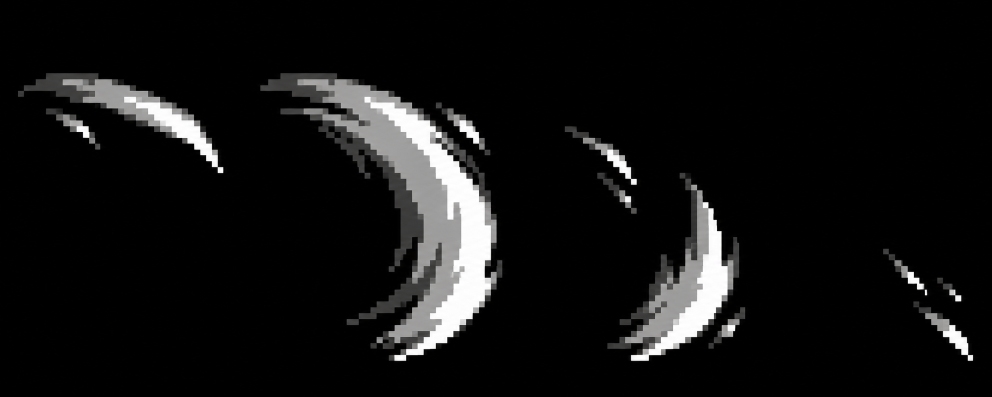
#> input picture design/concepts/fx-g11/codex/arc-down-raw-v1.png, 1983 x 793 px (shown at 1/2 size); its folder holds 6 pictures in this run
$ python export-v1.py
#> lines starting #> are read from the running program, lines starting #| are printed output that depends on the picture
from PIL import Image
from pathlib import Path
import json
import numpy as np

root=Path(__file__).parent
ids=['arc-down','arc-sweep-rl','arc-sweep-lr','arc-up','arc-thrust','arc-spin']
palette=np.array([0,60,154,255],dtype=np.int16)
line=Image.new('RGB',(1024,1536),'black')
#> line: PIL image 1024x1536 RGB; every value is 0
native_line=Image.new('RGB',(256,384),'black')
#> native_line: PIL image 256x384 RGB; every value is 0
report=[]
for row,name in enumerate(ids):
    raw=Image.open(root/f'{name}-raw-v1.png').convert('RGB')
#> raw is the input picture: PIL image 1983x793 RGB; mean R, G, B 18.1, 18, 17.9
    sheet=Image.new('RGB',(256,64),'black'); frames=[]; stats=[]
#> after `sheet = Image.new('RGB', (256, 64), 'black')`: sheet: PIL image 256x64 RGB; every value is 0
    cw=raw.width/4
#> cw = 495.8
    # One scale per entire sheet, preserving source aspect and relative keyframe size.
    factor=min(58/cw,58/raw.height)
#> factor = 0.0731
    sw,sh=round(cw*factor),round(raw.height*factor)
#> sw = 36; sh = 58
    for i in range(4):
        cell=raw.crop((round(i*cw),0,round((i+1)*cw),raw.height))
        cell=cell.resize((sw,sh),Image.Resampling.NEAREST)
        v=np.asarray(cell,dtype=np.int16).mean(axis=2)
        v=palette[np.abs(v[:,:,None]-palette).argmin(axis=2)].astype('uint8')
        cell=Image.fromarray(v).convert('RGB')
        frame=Image.new('RGB',(64,64),'black');frame.paste(cell,((64-sw)//2,(64-sh)//2))
        sheet.paste(frame,(i*64,0));frames.append(frame.resize((256,256),Image.Resampling.NEAREST))
        a=np.asarray(frame)[:,:,0];ys,xs=np.where(a>0)
        bounds=[int(xs.min()),int(ys.min()),int(xs.max()+1),int(ys.max()+1)] if len(xs) else None
        stats.append({'frame':i,'area':int((a>0).sum()),'bounds':bounds,'colourCounts':{str(c):int((a==c).sum()) for c in palette}})
#> this loop made 4 passes
#> bounds on passes 1 to 4: [19, 14, 46, 28], [17, 14, 50, 56], [14, 22, 50, 56], [34, 39, 47, 55]
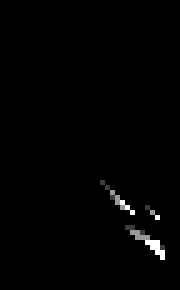
#> cell: PIL image 36x58 RGB (shown 5 times larger); min 0, max 255, mean 2.4
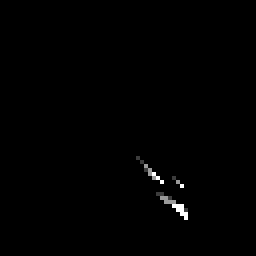
#> frame: PIL image 64x64 RGB (shown 4 times larger); min 0, max 255, mean 1.2
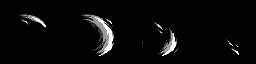
#> sheet: PIL image 256x64 RGB; min 0, max 255, mean 9
#> after the loop, frames = 4 items; stats = 4 items
    out=sheet.resize((1024,256),Image.Resampling.NEAREST)
    assert set(out.getdata())<=set((int(v),)*3 for v in palette)
    a=np.asarray(out);assert np.array_equal(a,np.asarray(sheet).repeat(4,0).repeat(4,1))
    for i in range(4):
        c=np.asarray(sheet)[:,i*64:(i+1)*64]
        assert not c[:3].any() and not c[-3:].any() and not c[:,:3].any() and not c[:,-3:].any()
#> this loop made 4 passes
#> pass 1, `c=np.asarray(sheet)[:,i*64:(i+1)*64]`:
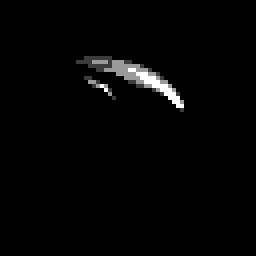
#> c: shape (64, 64, 3) (shown 4 times larger); min 0, max 255, mean 4.5
    assert stats[0]['area']<stats[1]['area'] and stats[3]['area']<stats[1]['area']*.25
    for path,im in [(root/f'{name}-v1.png',out),(root/f'{name}-native-v1.png',sheet)]:
        assert not path.exists(),path
        im.save(path)
#> this loop made 2 passes
    preview=root/f'{name}-preview-v1.png';assert not preview.exists()
    frames.append(Image.new('RGB',(256,256),'black'))
    frames[0].save(preview,save_all=True,append_images=frames[1:],duration=[25,40,35,30,600],loop=0,disposal=0,blend=0)
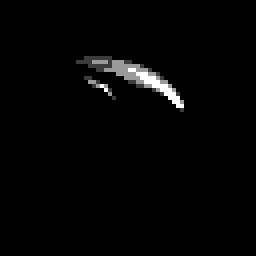
#> saved as arc-down-preview-v1.png: PIL image 256x256 RGB; min 0, max 255, mean 4.5
    line.paste(out,(0,row*256));native_line.paste(sheet,(0,row*64))
#> after `line.paste(out, (0, row * 256))`:
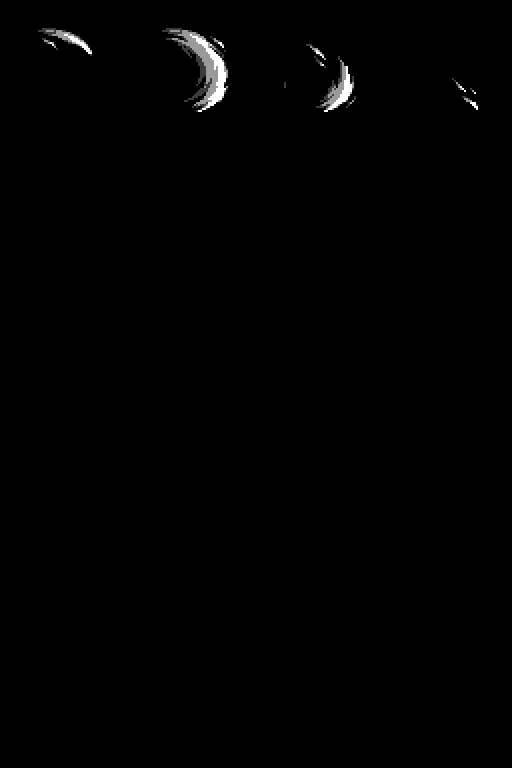
#> line: PIL image 1024x1536 RGB (shown at 1/2 size); min 0, max 255, mean 1.5
#> after `native_line.paste(sheet, (0, row * 64))`:
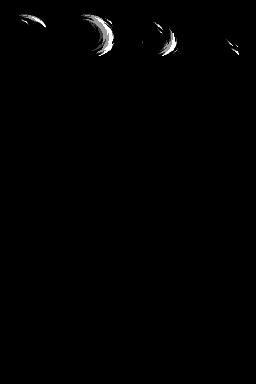
#> native_line: PIL image 256x384 RGB; min 0, max 255, mean 1.5
    peak=stats[1]['bounds'];span=max(peak[2]-peak[0],peak[3]-peak[1])
#> after `peak = stats[1]['bounds']`: peak = [17, 14, 50, 56]
#> after `span = max(peak[2] - peak[0], peak[3] - peak[1])`: span = 42
    report.append({'id':name,'rawSize':list(raw.size),'sheet':f'{name}-v1.png','sheetSize':[1024,256],
        'cellSize':[256,256],'nativeCellSize':[64,64],'cols':4,'frameCount':4,
        'anchorArtPx':[32,32] if name=='arc-spin' else [8,32],
        'suggestedFrameMs':[25,40,35,30],'previewBlackHoldMs':600,'peakSpanArtPx':span,
        'suggestedWorldScaleFor80pxPeak':round(80/span,3),'frames':stats,'exact4xGrid':True,'blackGutters':True})
#> pass 2 of the loop `for row,name in enumerate(ids):`:
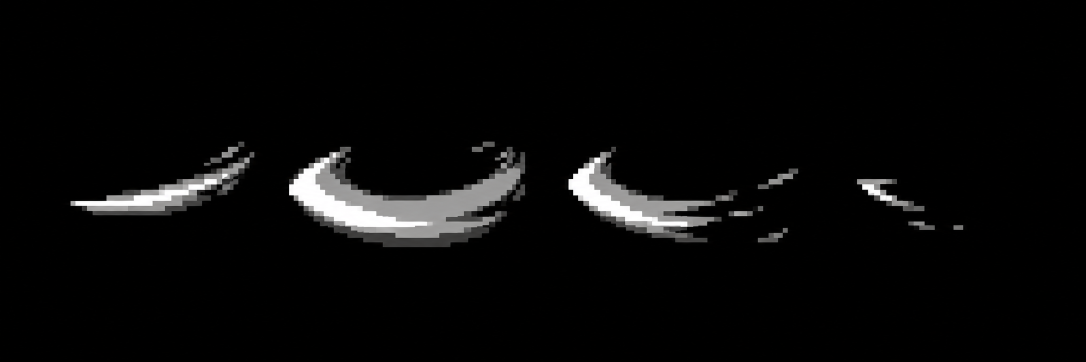
#> input picture design/concepts/fx-g11/codex/arc-sweep-rl-raw-v1.png, 2172 x 724 px (shown at 1/2 size)
#> raw is the input picture: PIL image 2172x724 RGB; mean R, G, B 9.3, 9.2, 9.1
#> the loop `for i in range(4):` made 4 passes
#> bounds on passes 1 to 4: [21, 26, 51, 38], [13, 26, 51, 43], [14, 27, 51, 42], [17, 32, 34, 40]
#> after the loop `for i in range(4):`:
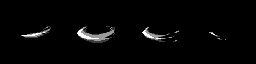
#> sheet: PIL image 256x64 RGB; min 0, max 255, mean 5.6
#> the loop `for path,im in [(root/f'{name}-v1.png',out),(root/f'{name}-native-v1.p..` made 2 passes
#> `native_line.paste(sheet, (0, row * 64))`:
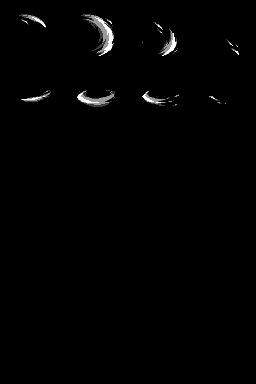
#> native_line: PIL image 256x384 RGB; min 0, max 255, mean 2.4
#> peak = [13, 26, 51, 43]
#> span = 38
#> pass 3 of the loop `for row,name in enumerate(ids):`:
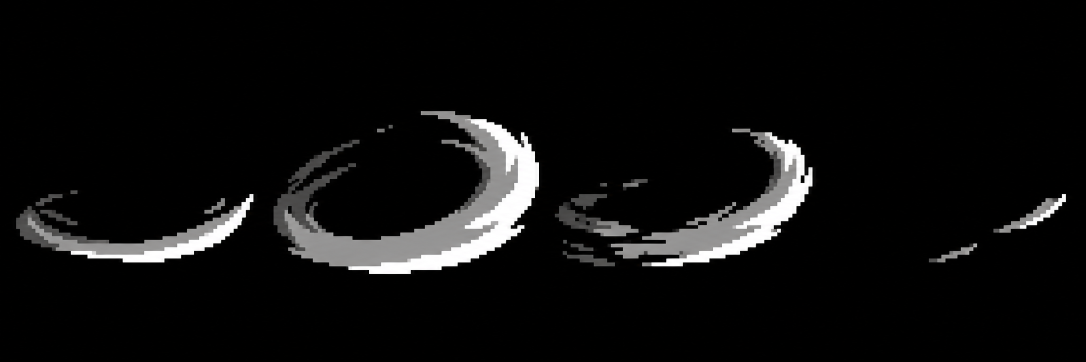
#> input picture design/concepts/fx-g11/codex/arc-sweep-lr-raw-v1.png, 2172 x 724 px (shown at 1/2 size)
#> raw is the input picture: PIL image 2172x724 RGB; mean R, G, B 14.5, 14.4, 14.3
#> the loop `for i in range(4):` made 4 passes
#> bounds on passes 1 to 4: [13, 33, 51, 45], [10, 21, 53, 47], [12, 24, 54, 46], [29, 34, 51, 45]
#> after the loop `for i in range(4):`:
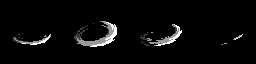
#> sheet: PIL image 256x64 RGB; min 0, max 255, mean 8.9
#> the loop `for i in range(4):` made 4 passes
#> pass 3, `c=np.asarray(sheet)[:,i*64:(i+1)*64]`:
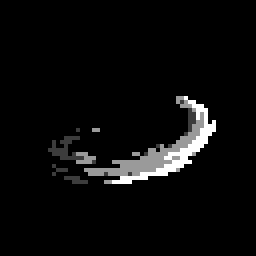
#> c: shape (64, 64, 3) (shown 4 times larger); min 0, max 255, mean 10.9
#> peak = [10, 21, 53, 47]
#> span = 43
#> (the run stopped early here; a loop or call above may not have finished)
